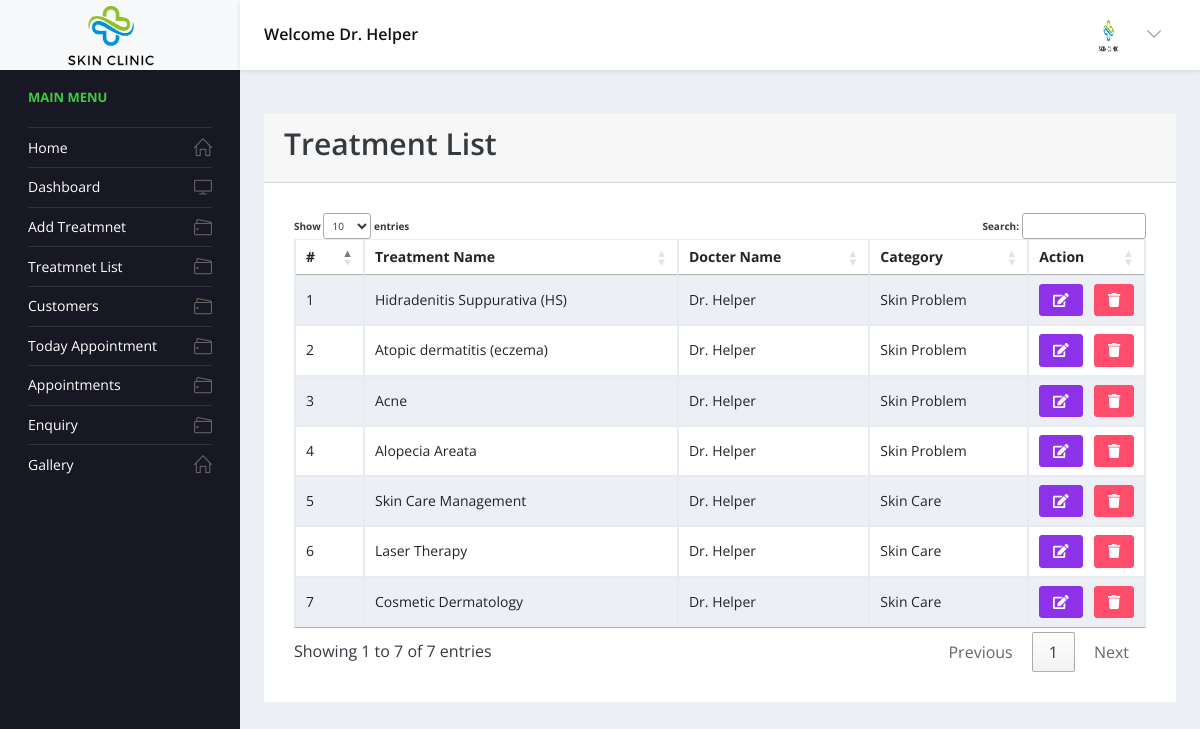
The app's page /admin/dashboard/treatment-list.php (signed in) with its own data.
### tables this page shows
CREATE TABLE `services` (
  `id` int(11) NOT NULL,
  `treatment` varchar(100) DEFAULT NULL,
  `image` varchar(100) DEFAULT NULL,
  `desc` text DEFAULT NULL,
  `doctor` varchar(100) DEFAULT NULL,
  `specialist` varchar(100) DEFAULT NULL,
  `category` varchar(100) DEFAULT NULL,
  `status` int(1) DEFAULT 1
);

### admin/dashboard/treatment-list.php (the view, shortened to what this page needs)
<?php include '../../action/check-login.php';
include '../../action/config.php';
?>
<!DOCTYPE html>
<html lang="en">
<head>
    <link rel="stylesheet" href="../vendors/simple-line-icons/css/simple-line-icons.css">
    <link rel="stylesheet" href="../vendors/flag-icon-css/css/flag-icon.min.css">
    <link rel="stylesheet" href="../vendors/css/vendor.bundle.base.css">
    <link rel="stylesheet" href="../vendors/daterangepicker/daterangepicker.css">
    <link rel="stylesheet" href="../vendors/select2/select2.min.css">
    <link rel="stylesheet" href="../vendors/select2-bootstrap-theme/select2-bootstrap.min.css">
    <link rel="stylesheet" href="../css/style.css">
    <link rel="stylesheet" href="https://cdn.datatables.net/1.11.4/css/jquery.dataTables.css">
</head>
<body>
    <div class="container-scroller">
        <?php include 'top-navbar.php'; ?>
        <div class="container-fluid page-body-wrapper">
            <?php include 'side-navbar.php'; ?>
            <div class="main-panel">
                <div class="content-wrapper">
                    <div class="card">
                        <div class="card-header">
                            <h2>Treatment List</h2>
                        </div>
                        <div class="card-body">
                            <div class="table-responsive">
                                <table id="myTable" class="table table-bordered table-striped">
                                    <thead>
                                        <th>#</th>
                                        <th>Treatment Name </th>
                                        <th>Docter Name</th>
                                        <th>Category</th>
                                        <th width="10%">Action</th>
                                    </thead>
                                    <?php
                                    $i = 1;
                                    $qry = mysqli_query($con, "SELECT * FROM `services` ORDER BY id DESC ");
                                    while ($res = mysqli_fetch_array($qry)) :
                                    ?>
                                        <tr>
                                            <form method="post" enctype="multipart/form-data" runat="server">
                                                <td><?= $i++; ?></td>
                                                <td><?= $res['treatment'] ?></td>
                                                <td><?= $res['doctor'] ?></td>
                                                <td><?= $res['category'] ?></td>
                                                <td style="display:flex">
                                                    <a href="treatment-list?id=<?= $res['id'] ?>" class="btn btn-sm btn-info"><i class="fas fa-edit"></i></a>
                                                    <button type="submit" name="delete_treatment" class="btn btn-sm btn-danger" onclick="return confirm('Do you really want to delete this Treatment ?')"><i class="fas fa-trash"></i></button>
                                                </td>
                                            </form>
                                        </tr>
                                    <?php endwhile; ?>
                                </table>
                            </div>
                        </div>
                    </div>
                </div>
            </div>
        </div>
    </div>
</body>
</html>

### records on screen
services: treatment "Hidradenitis Suppurativa (HS)", doctor "Dr. Helper", category "Skin Problem"
services: treatment "Atopic dermatitis (eczema)", doctor "Dr. Helper", category "Skin Problem"
services: treatment "Acne", doctor "Dr. Helper", category "Skin Problem"
services: treatment "Alopecia Areata", doctor "Dr. Helper", category "Skin Problem"
services: treatment "Skin Care Management", doctor "Dr. Helper", category "Skin Care"
services: treatment "Laser Therapy", doctor "Dr. Helper", category "Skin Care"
services: treatment "Cosmetic Dermatology", doctor "Dr. Helper", category "Skin Care"

### other values on screen
$shop "Dr. Helper"
